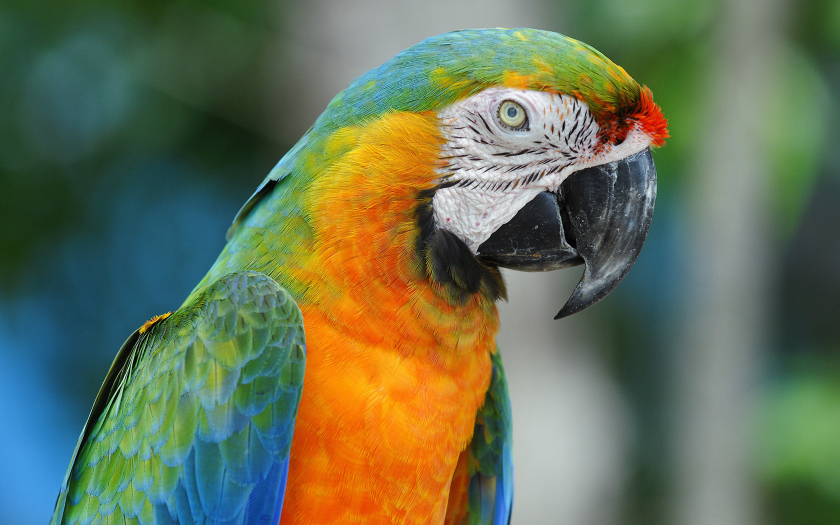
#> input picture ENG/lectures/Lecture_3/parrot.png, 1680 x 1050 px (shown at 1/2 size)
$ jupyter execute Lecture_3_filtering.ipynb   (older library calls are emulated)
#> lines starting #> are read from the running program, lines starting #| are printed output that depends on the picture
# Image correlation and image convolution

[cell 1]
import numpy as np
from scipy.signal import correlate2d, convolve2d
from skimage.io import imread, imshow
from skimage.transform import resize
from skimage import img_as_float, img_as_ubyte
import matplotlib.pyplot as plt

## Image correlation

Correlation:

$
\begin{vmatrix}
5 & -6 & 1 & 9 \\
2 & 3 & -1 & 10 \\
1 & 4 & 0 & -2 \\
-9 & 2 & -2 & -5
\end{vmatrix}
\times \frac{1}{9}
\begin{vmatrix}
1 & 1 & 1  \\
1 & 1 & 1 \\
1 & 1 & 1
\end{vmatrix}
=
\begin{vmatrix}
1 & 2  \\
0 & 1
\end{vmatrix}
$

For the first element:
$\frac{1}{9} * (5 * 1 - 6 * 1 + 1 * 1 + 2 * 1 + 3 * 1 - 1 * 1 + 1 * 1 + 4 * 1 + 0 * 1) = \frac{1}{9} * 9 = 1$

For the second element:
$\frac{1}{9} * (- 6 * 1 + 1 * 1 + 9 * 1 + 3 * 1 - 1 * 1 + 10 * 1 + 4 * 1 + 0 * 1 - 2 * 1) = \frac{1}{9} * 18 = 2$

etc.

The kernel
(
$\frac{1}{9}
\begin{vmatrix}
1 & 1 & 1  \\
1 & 1 & 1 \\
1 & 1 & 1
\end{vmatrix}
$
,
$
\frac{1}{25}
\begin{vmatrix}
1 & 1 & 1 & 1 & 1 \\
1 & 1 & 1 & 1 & 1 \\
1 & 1 & 1 & 1 & 1 \\
1 & 1 & 1 & 1 & 1 \\
1 & 1 & 1 & 1 & 1
\end{vmatrix}
$,
etc.) is called box-filter.

[cell 2]
arr = np.array([[5, -6, 1, 9],
                [2, 3, -1, 10],
                [1, 4, 0, -2],
                [-9, 2, -2, -5]])

kernel = 1/9 * np.ones((3,3))
correlate2d(arr, kernel, mode='valid')

[cell 3]
correlate2d(arr, kernel, mode='same', boundary='fill', fillvalue=0)

[cell 4]
img = imread('parrot.png', as_grey =True)
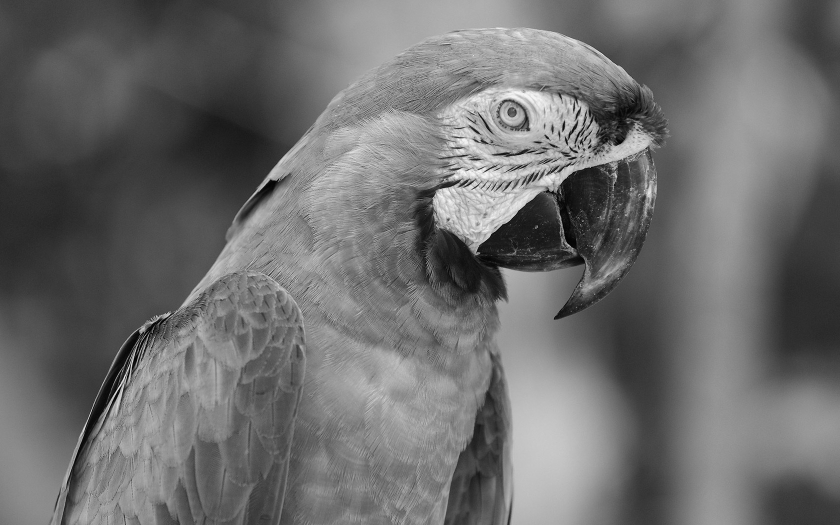
#> img: shape (1050, 1680) float64 (shown at 1/2 size); min 0, max 0.997, mean 0.429
img = img[190:270, 990:1060]
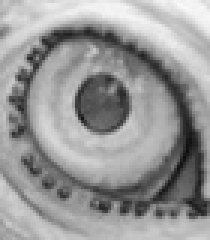
#> img: shape (80, 70) float64 (shown 3 times larger); min 0.0481, max 0.982, mean 0.595
imshow(img)

[cell 5]
plt.figure(figsize=(15,5))
plt.subplot(141)
imshow(img)
plt.subplot(142)
imshow(correlate2d(img, kernel, mode='same', boundary='symm'))
plt.subplot(143)
kernel_1 = 1 / 12 * np.ones((3,3))
imshow(correlate2d(img, kernel_1, mode='same', boundary='symm'))
plt.subplot(144)
kernel_2 = 1 / 6 * np.ones((3,3))
imshow(np.clip(correlate2d(img, kernel_2, mode='same', boundary='symm'), 0, 1))

$ Kernel =
\frac{1}{16}
\begin{vmatrix}
1 & 2 & 1  \\
2 & 4 & 2 \\
1 & 2 & 1
\end{vmatrix}
$

[cell 6]
plt.figure(figsize=(6,5))
plt.subplot(121)
imshow(img)
plt.subplot(122)
kernel = 1 / 16 * np.array([[1, 2, 1],
                            [2, 4, 2],
                            [1, 2, 1]
                           ])
imshow(correlate2d(img, kernel, mode='same', boundary='symm'))

## Question: What do the kernel below?
$ Kernel =
\begin{vmatrix}
0 & 0 & 0  \\
0 & 0 & 1 \\
0 & 0 & 0
\end{vmatrix}
$

[cell 7]
plt.figure(figsize=(15,5))
plt.subplot(141)
imshow(img)
plt.subplot(142)
kernel = np.zeros((3,3))
kernel[1,2] = 1
imshow(correlate2d(img, kernel, mode='same'))
plt.subplot(143)
kernel = np.zeros((3,3))
kernel[0,1] = 1
imshow(correlate2d(img, kernel, mode='same'))
plt.subplot(144)
kernel = np.zeros((3,3))
kernel[1,0] = 1
imshow(correlate2d(img, kernel, mode='same'))

Correlation can be used as method of finding patterns.
Let's try to find parrot's eye on the big image.

[cell 8]
img = imread('parrot.png', as_grey =True)
imshow(img)

[cell 9]
koef_resize = 4
plt.figure(figsize=(13,4))
plt.subplot(121)
img_big = resize(img, (img.shape[0] // koef_resize, img.shape[1] // koef_resize))
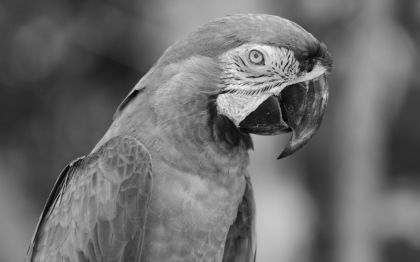
#> img_big: shape (262, 420) float64; min 0.0183, max 0.949, mean 0.429
imshow(img_big)
plt.subplot(122)
img_eye = img_big[190 // koef_resize:270 // koef_resize, 990 // koef_resize:1060 // koef_resize]
imshow(img_eye)

[cell 10]
maps = correlate2d(img_big, img_eye)
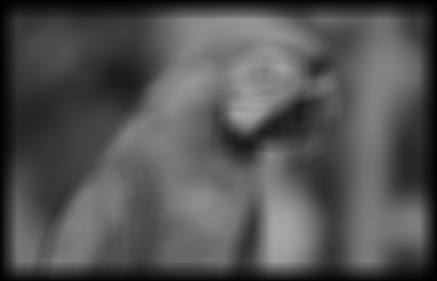
#> maps: shape (281, 437) float64; min 0.173, max 168.3, mean 83.2
imshow(maps)

[cell 11]
plt.imshow(maps)
x, y = np.where(maps == maps.max())
#> x = [231]; y = [280]
plt.scatter(y, x, c = 'r', marker='x')
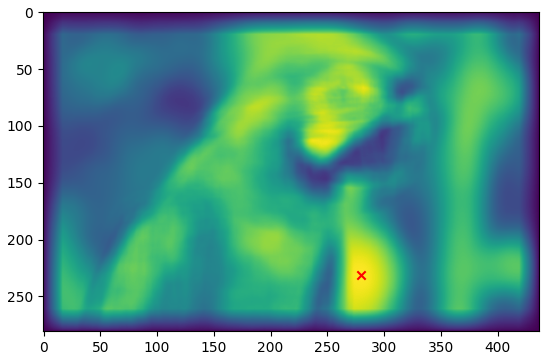
#> figure drawn by matplotlib, 1 panel

## Image convolution
The same thing as image correlation, but the kernel should be flipped sequentially on a horizontal way and a vertical way.

$
\begin{vmatrix}
1 & 2 & 3  \\
4 & 5 & 6 \\
7 & 8 & 9
\end{vmatrix}
->
\begin{vmatrix}
7 & 8 & 9  \\
4 & 5 & 6 \\
1 & 2 & 3
\end{vmatrix}
->
\begin{vmatrix}
9 & 8 & 7  \\
6 & 5 & 4 \\
3 & 2 & 1
\end{vmatrix}
$

[cell 12]
a = np.array([[1,2,3],
              [4,5,6],
              [7,8,9]])

[cell 13]
a[::-1,::-1]

[cell 14]
plt.figure(figsize=(6,5))
plt.subplot(121)
imshow(img_eye)
plt.title('kernel correlation')
plt.subplot(122)
imshow(img_eye[::-1,::-1])
plt.title('kernel convolution')
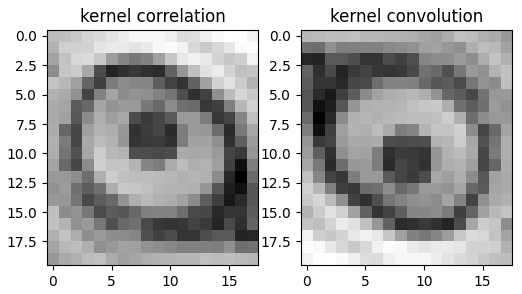
#> figure drawn by matplotlib, 2 panels

## The box-filter

Image convolution or image correlation
with kernels
$\frac{1}{9}
\begin{vmatrix}
1 & 1 & 1  \\
1 & 1 & 1 \\
1 & 1 & 1
\end{vmatrix}
$
,
$
\frac{1}{25}
\begin{vmatrix}
1 & 1 & 1 & 1 & 1 \\
1 & 1 & 1 & 1 & 1 \\
1 & 1 & 1 & 1 & 1 \\
1 & 1 & 1 & 1 & 1 \\
1 & 1 & 1 & 1 & 1
\end{vmatrix}
$,
etc. are called the box filtering.

It is a time consuming operation because it requires to execute $N^2 \times k^2$ operation if you have the square image $N\times N$ and the kernel $k \times k$. It takes a lot of time if we use big kernels and big images.

Complexity is $O(N,k) = N^2 \times k^2$

How we can speed up the algorithm?

We have to use integral image.

[cell 15]
from skimage.transform import integral_image

[cell 16]
img = imread('parrot.png', as_grey =True)
integral_img = integral_image(img)
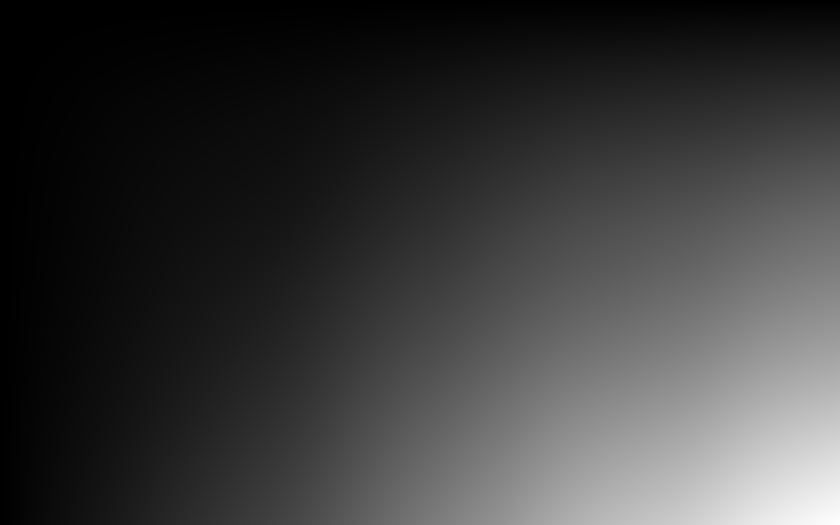
#> integral_img: shape (1050, 1680) float64 (shown at 1/2 size); min 0.268, max 757367.1, mean 173120; drawn with min black and max white
plt.figure(figsize=(15,5))
plt.subplot(121)
plt.imshow(img, cmap=plt.cm.gray)
plt.subplot(122)
plt.imshow(integral_img)

[cell 17]
plt.figure(figsize=(15,5))
plt.subplot(121)
plt.imshow(img, cmap=plt.cm.gray)
plt.scatter([1200, 1200, 600, 600], [200, 600, 200, 600], marker='o', c = 'r')
plt.subplot(122)
plt.imshow(integral_img)
plt.scatter([1200, 1200, 600, 600], [200, 600, 200, 600], marker='o', c = 'r')
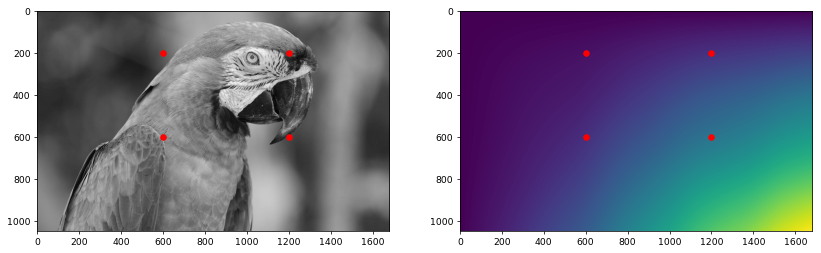
#> figure drawn by matplotlib, 2 panels

$Sum = A + B - C - D$

The complexity of new approach is $O(N) = 4 \times N^2 + N^2$ which is less than $O(N,k) = N^2 \times k^2$

## Gaussian filter

$G_\sigma(x,y) = \frac{1}{2 \pi \sigma^2} e^{\frac{-x^2 -y^2}{2 \sigma^2}}$

[cell 18]
from mpl_toolkits.mplot3d import Axes3D

[cell 19]
def gauss_filt(sigma, x, y):
    return 1 / (2 * np.pi * sigma ** 2) * np.exp((-x ** 2 - y ** 2) / (2 * sigma ** 2))

[cell 20]
x, y = np.meshgrid(np.arange(-5, 5, 0.01), np.arange(-5, 5, 0.01))

[cell 21]
fig = plt.figure(figsize=(13,6))
ax = fig.add_subplot(131, projection='3d')
ax.plot_surface(x, y, gauss_filt(1, x, y), cmap = plt.cm.hot)
ax = fig.add_subplot(132, projection='3d')
ax.plot_surface(x, y, gauss_filt(2, x, y), cmap = plt.cm.hot)
ax = fig.add_subplot(133, projection='3d')
ax.plot_surface(x, y, gauss_filt(3, x, y), cmap = plt.cm.hot)
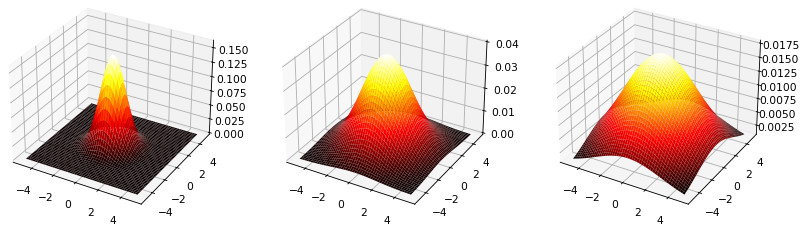
#> figure drawn by matplotlib, 3 panels

[cell 22]
def gauss(sigma, x):
    return 1 / ((2 * np.pi) ** (1/2) * sigma) * np.exp((-x ** 2) / (2 * sigma ** 2))

[cell 23]
x = np.arange(-15, 15, 0.01)
plt.plot(x, gauss(1, x))
plt.plot(x, gauss(2, x))
plt.plot(x, gauss(5, x))
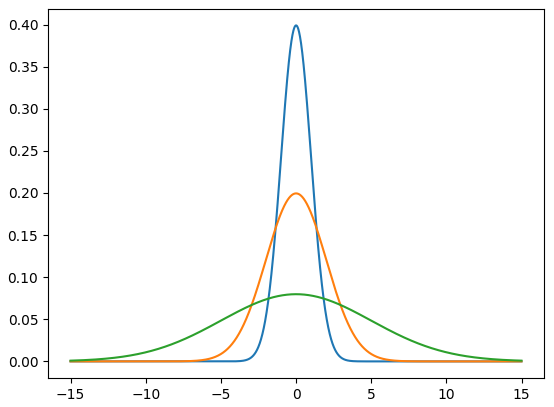
#> figure drawn by matplotlib, 1 panel; curve peaks at x = -3.2e-13, y = 0.399; curve peaks at x = -3.2e-13, y = 0.199; curve peaks at x = -3.2e-13, y = 0.0798
